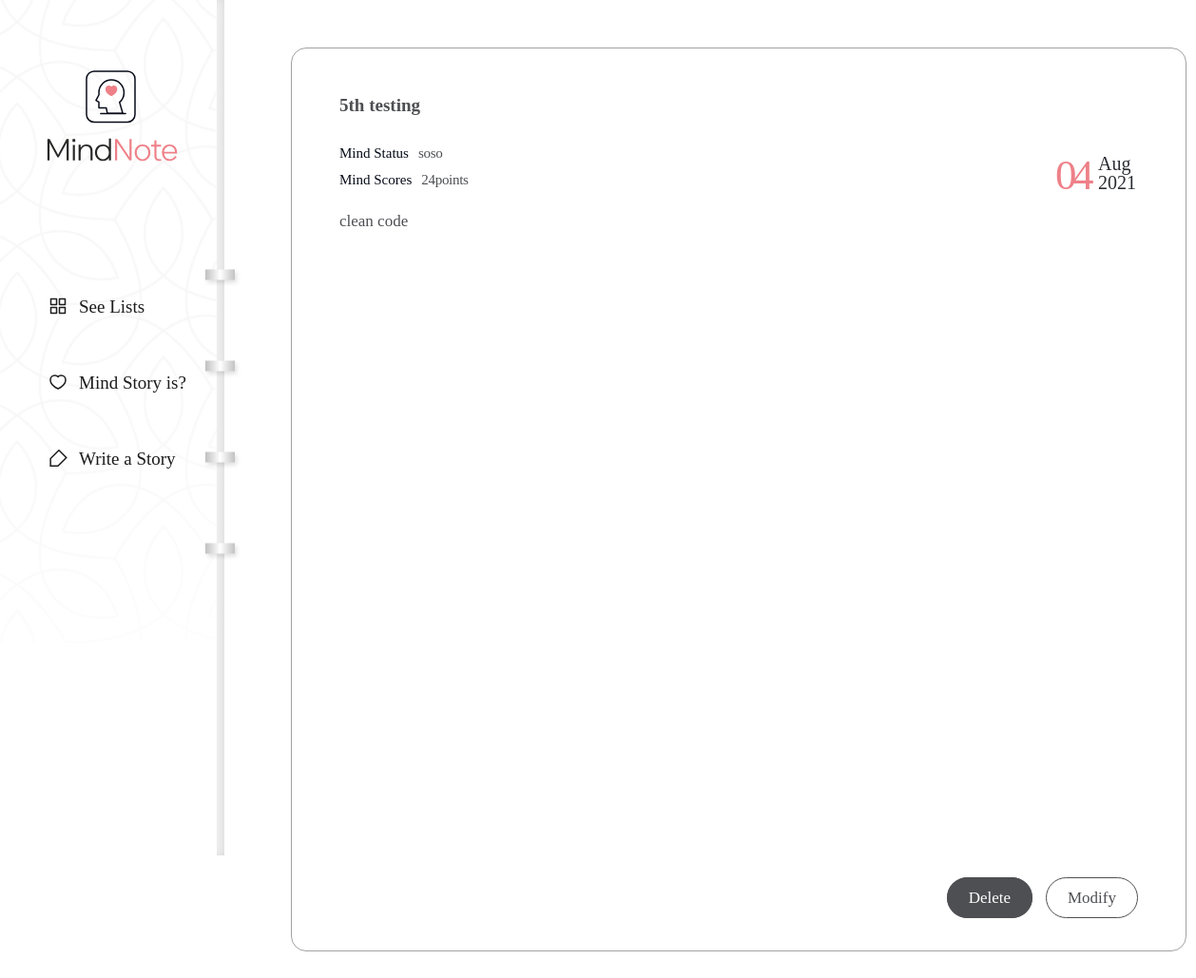
The app's page /diary/page/5/, older data.
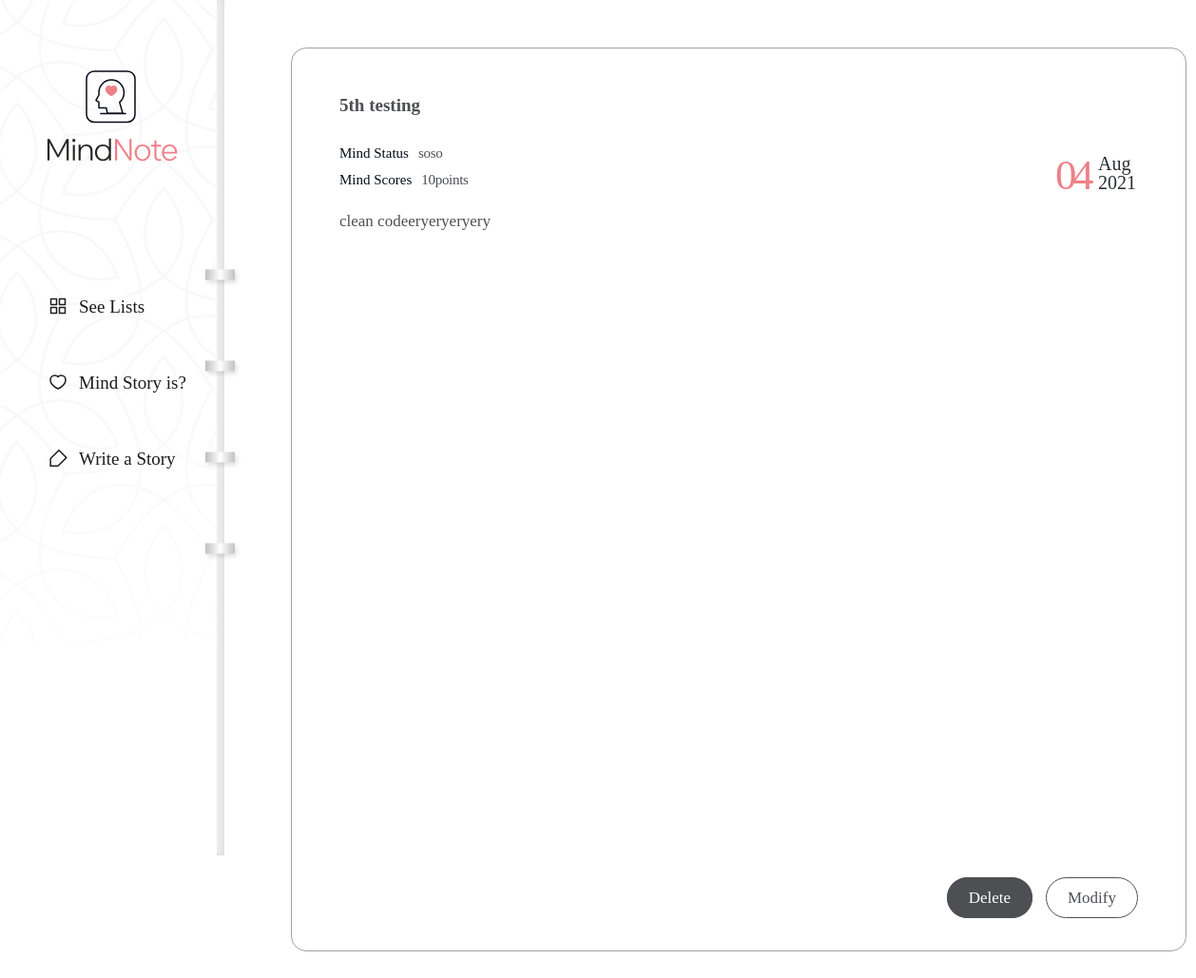
The same page, newer data.
### diary/models.py (models this page shows, shortened)
class Page(models.Model):
    title = models.CharField(max_length=100, validators=[validate_no_hash])
    content = models.TextField(validators=[validate_no_hash])
    feeling = models.CharField(max_length=80, validators=[validate_no_hash, validate_no_numbers])
    score = models.IntegerField(validators=[validate_score])
    dt_created = models.DateField()

### diary/views.py (the view)
# urls.py: path('diary/page/<int:page_id>/', views.page_detail, name='page-detail'),
def page_detail(request, page_id):
    object = Page.objects.get(id=page_id)
    return render(request, 'diary/page_detail.html', {'object': object})

### diary/templates/diary/page_detail.html
{% extends './base.html' %}
{% block content %}
<div class="wrap-notetext">
    <div class="notetext">
        <div class="text-box">
            <h2>{{object.title}}</h2>
            <div class="state">
                <p>Mind Status</p>
                <span>{{object.feeling}}</span>
            </div>
            <div class="score">
                <p>Mind Scores</p>
                <span>{{object.score}}points</span>
            </div>
            <div class="date">
                <span>{{object.dt_created|date:"d"}}</span>
                <div class="month-year">
                    <p class="month">{{object.dt_created|date:"M"}}</p>
                    <p class="year">{{object.dt_created|date:"Y"}}</p>
                </div>
            </div>
            <div class="detail">{{object.content|linebreaksbr}}</div>
            <div class="notetext-btn">
                <ul>
                    <li><a href="#">Delete</a></li>
                    <li><a href="{% url 'page-update' object.id %}">Modify</a></li>
                </ul>
            </div>
        </div>
    </div>
</div>
{% endblock content %}

Row changes from the older to the newer data that the page shows:
changed Page "Aug": score "24" → "10"; content "clean code" → "clean codeeryeryeryery"
